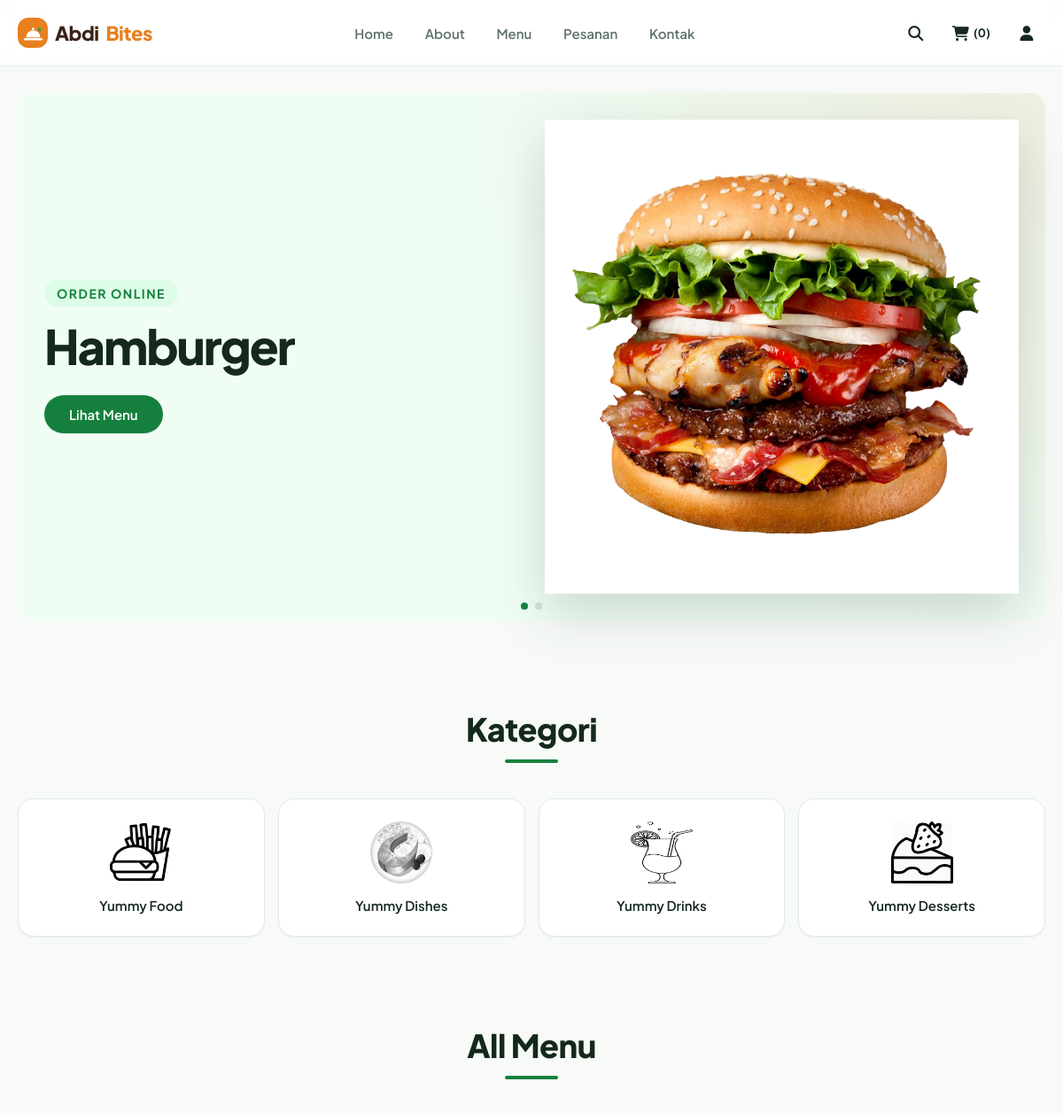
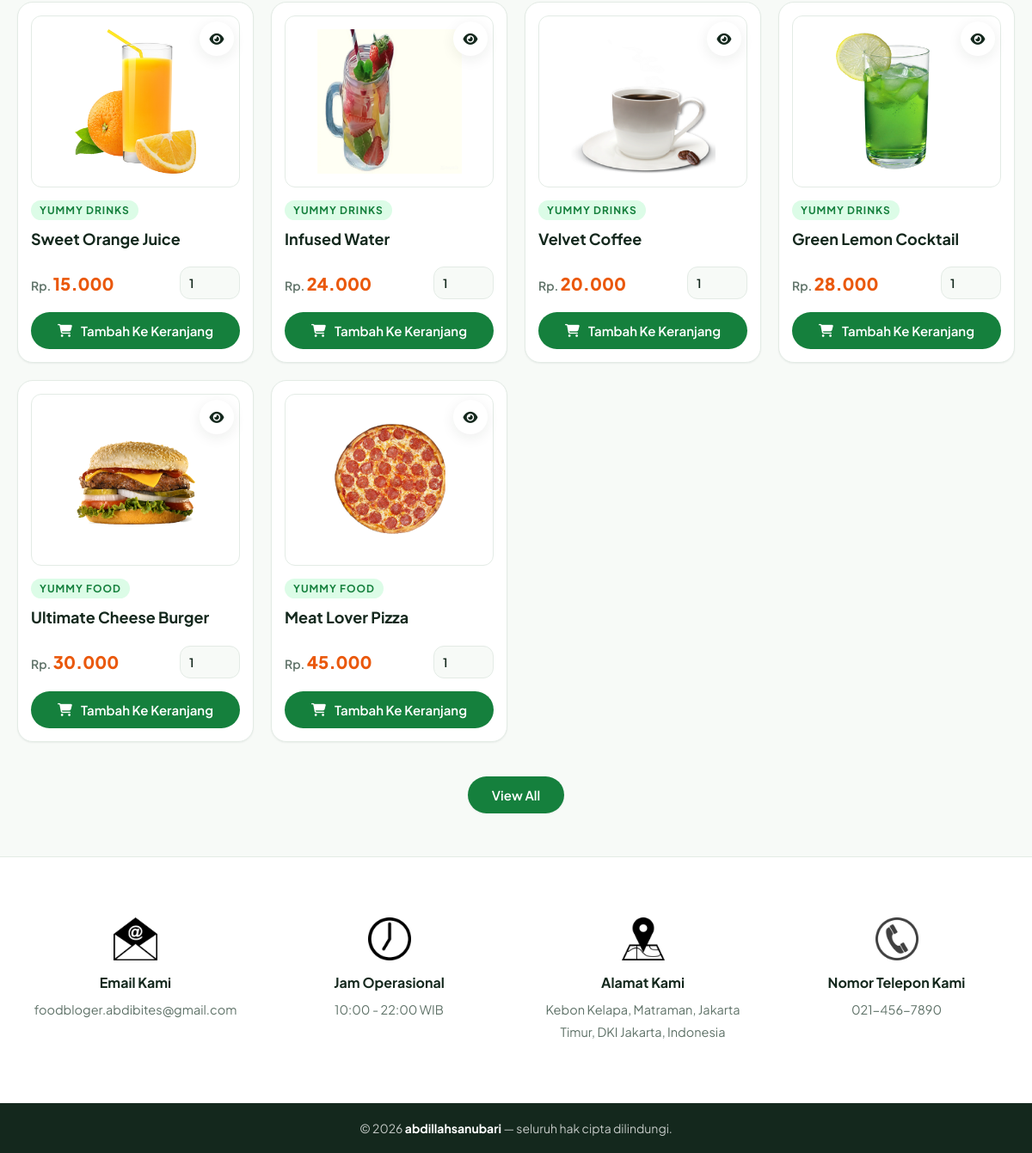
The app's page /home.php with its own data (2 pictures, top to bottom).
### tables this page shows
CREATE TABLE `products` (
   `id`         INT UNSIGNED   NOT NULL AUTO_INCREMENT,
   `name`       VARCHAR(100)   NOT NULL,
   `category`   VARCHAR(50)    NOT NULL,
   `price`      INT UNSIGNED   NOT NULL COMMENT 'rupiah, bilangan bulat',
   `image`      VARCHAR(255)   NOT NULL COMMENT 'nama berkas di uploaded_img/',
   `created_at` TIMESTAMP      NOT NULL DEFAULT CURRENT_TIMESTAMP,
   PRIMARY KEY (`id`),
   KEY `idx_products_category` (`category`)
);

### public/home.php (the view, shortened to what this page needs)
<?php
require __DIR__ . '/../app/config/connect.php';
?>
<?php $page_title = 'home'; $use_swiper = true; include __DIR__ . '/../app/partials/head.php'; ?>
<?php include __DIR__ . '/../app/partials/user_header.php'; ?>
<section class="hero">
   <div class="swiper hero-slider">
      <div class="swiper-wrapper">
         <div class="swiper-slide slide">
            <div class="content">
               <span>order online</span>
               <h3>hamburger</h3>
               <a href="menu.php" class="btn">lihat menu</a>
            </div>
            <div class="image">
               <img src="assets/images/home-img2.png" alt="">
            </div>
         </div>
         <div class="swiper-slide slide">
            <div class="content">
               <span>order online</span>
               <h3>pizza</h3>
               <a href="menu.php" class="btn">lihat menu</a>
            </div>
            <div class="image">
            </div>
         </div>
      </div>
      <div class="swiper-pagination"></div>
   </div>
</section>
<section class="category">
   <h1 class="title">kategori</h1>
   <div class="box-container">
      <a href="category.php?category=yummy food" class="box">
         <img src="assets/images/cat-8.png" alt="">
         <h3>yummy food</h3>
      </a>
      <a href="category.php?category=yummy dishes" class="box">
         <img src="assets/images/cat-7.png" alt="">
         <h3>yummy dishes</h3>
      </a>
      <a href="category.php?category=yummy drinks" class="box">
         <img src="assets/images/cat-6.png" alt="">
         <h3>yummy drinks</h3>
      </a>
      <a href="category.php?category=yummy desserts" class="box">
         <img src="assets/images/cat-5.png" alt="">
         <h3>yummy desserts</h3>
      </a>
   </div>
</section>
<section class="products">
   <h1 class="title">all menu</h1>
   <div class="box-container">
      <?php
         $select_products = $conn->prepare("SELECT * FROM `products` LIMIT 6");
         $select_products->execute();
         if($select_products->rowCount() > 0){
            while($fetch_products = $select_products->fetch(PDO::FETCH_ASSOC)){
      ?>
      <form action="" method="post" class="box">
         <a href="quick_view.php?pid=<?= $fetch_products['id']; ?>" class="fas fa-eye"></a>
         <img src="assets/uploads/<?= $fetch_products['image']; ?>" alt="">
         <a href="category.php?category=<?= $fetch_products['category']; ?>" class="cat"><?= $fetch_products['category']; ?></a>
         <div class="name"><?= $fetch_products['name']; ?></div>
         <div class="flex">
            <div class="price"><span>Rp. </span><?= number_format($fetch_products['price'], 0, ',', '.'); ?></div>
            <input type="number" name="qty" class="qty" min="1" max="99" value="1" maxlength="2">
         </div>
         <button type="submit" name="add_to_cart" class="cart-btn">
            <i class="fas fa-shopping-cart"></i>
            <span>tambah ke keranjang</span>
         </button>
      </form>
      <?php
            }
         }else{
            echo '<p class="empty">belum ada produk yang ditambahkan!</p>';
         }
      ?>
   </div>
   <div class="more-btn">
      <a href="menu.php" class="btn">view all</a>
   </div>
</section>
<?php include __DIR__ . '/../app/partials/footer.php'; ?>
</body>
</html>

### app/partials/head.php (shortened to what this page needs)
<?php
$use_swiper = $use_swiper ?? false;
?>
<!DOCTYPE html>
<html lang="id">
<head>
   <?php if($use_swiper){ ?>
   <link rel="stylesheet" href="https://unpkg.com/swiper@8/swiper-bundle.min.css">
   <?php } ?>
   <link rel="stylesheet" href="https://cdnjs.cloudflare.com/ajax/libs/font-awesome/6.1.1/css/all.min.css">
   <link rel="stylesheet" href="assets/css/style.css">
</head>
<body>

### app/partials/user_header.php (shortened to what this page needs)
<?php
$user_id = $user_id ?? ($_SESSION['user_id'] ?? '');
?>
<header class="header">
   <section class="flex">
      <a href="home.php" class="logo">Abdi<span>Bites</span></a>
      <nav class="navbar">
         <a href="home.php">home</a>
         <a href="about.php">about</a>
         <a href="menu.php">menu</a>
         <a href="orders.php">pesanan</a>
         <a href="contact.php">kontak</a>
      </nav>
      <div class="icons">
         <?php
            $count_cart_items = $conn->prepare("SELECT * FROM `cart` WHERE user_id = ?");
            $count_cart_items->execute([$user_id]);
            $total_cart_items = $count_cart_items->rowCount();
         ?>
         <a href="search.php"><i class="fas fa-search"></i></a>
         <a href="cart.php"><i class="fas fa-shopping-cart"></i><span>(<?= $total_cart_items; ?>)</span></a>
         <div id="user-btn" class="fas fa-user"></div>
      </div>
   </section>
</header>

### app/partials/footer.php (shortened to what this page needs)
<footer class="footer">
   <section class="grid">
      <div class="box">
         <img src="assets/images/email-icon1.png" alt="">
         <h3>email kami</h3>
         <a href="mailto:foodbloger.abdibites@gmail.com">foodbloger.abdibites@gmail.com</a>
      </div>
      <div class="box">
         <img src="assets/images/clock-icon1.png" alt="">
         <h3>jam operasional</h3>
         <p>10:00 - 22:00 WIB</p>
      </div>
      <div class="box">
         <img src="assets/images/map-icon1.png" alt="">
         <h3>alamat kami</h3>
         <a href="#">Kebon Kelapa, Matraman, Jakarta Timur, DKI Jakarta, Indonesia</a>
      </div>
      <div class="box">
         <img src="assets/images/phone-icon1.png" alt="">
         <h3>nomor telepon kami</h3>
         <a href="tel:0214567890">021-456-7890</a>
      </div>
   </section>
   <div class="credit">&copy; <?= date('Y'); ?> <span>abdillahsanubari</span> &mdash; seluruh hak cipta dilindungi.</div>
</footer>

### records on screen
products: image (picture), category "YUMMY DRINKS", name "Sweet Orange Juice", price "15.000"
products: image (picture), category "YUMMY DRINKS", name "Infused Water", price "24.000"
products: image (picture), category "YUMMY DRINKS", name "Velvet Coffee", price "20.000"
products: image (picture), category "YUMMY DRINKS", name "Green Lemon Cocktail", price "28.000"
products: image (picture), category "YUMMY FOOD", name "Ultimate Cheese Burger", price "30.000"
products: image (picture), category "YUMMY FOOD", name "Meat Lover Pizza", price "45.000"

### other values on screen
$total_cart_items "0"
